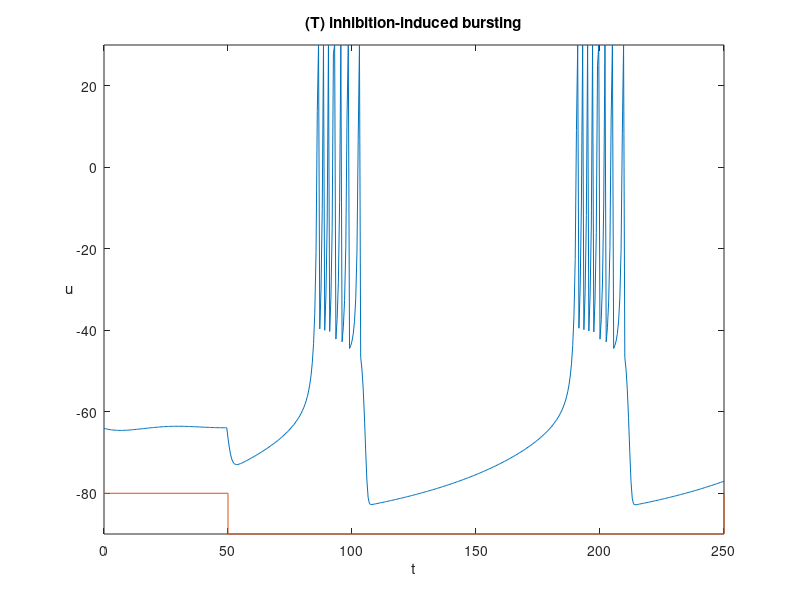
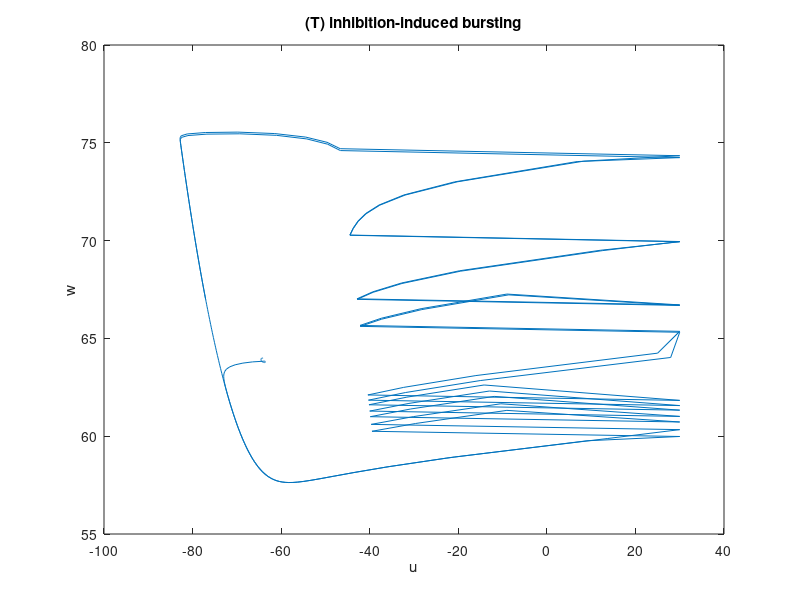

The MATLAB source for these figures, in order:
a=-0.026;  b=-1; c=-45;  d=-2;

u = [];
w = [];
u(1) = -64;
w(1) = b*u(1);

uFiltered = [];  % memorizzo le u
wFiltered = []; % memorizzo le w

tau = 0.5;  % discretizzazione tempo
tspan = 0:tau:250;  % durata esperimento

i=1;

for t=tspan
    
    if (t < 50) | (t>250)
        I=80;
    else
        I=75;
    end
    
    u(i+1) = u(i) + tau*(0.04*u(i)^2 + 5*u(i) + 140 - w(i) + I);
    
    if u(i+1)>30
        uFiltered(end+1) = 30;
    else
        uFiltered(end+1) = u(i+1);
    end
    
    w(i+1) = w(i) + tau*a*(b*u(i+1) - w(i));
    
    if u(i+1)>30
        u(i+1) = c;
        w(i+1) = w(i+1) + d;
    end
    
    wFiltered(end+1) = w(i+1);
    
    i = i+1;
end

%%
plot(tspan,uFiltered,[0 50 50 250 250 max(tspan)],-80+[0 0 -10 -10 0 0]);
axis([0 max(tspan) -90 30]) 
xlabel('t')
ylabel('u')
hYLabel = get(gca,'YLabel');
set(hYLabel,'rotation',0,'VerticalAlignment','middle')
title('(T) inhibition-induced bursting');
savefig('./images/T_membrane.fig');

%%
plot(uFiltered, wFiltered);
xlabel('u');
ylabel('w');
title('(T) inhibition-induced bursting');
savefig('./images/T_phase.fig');